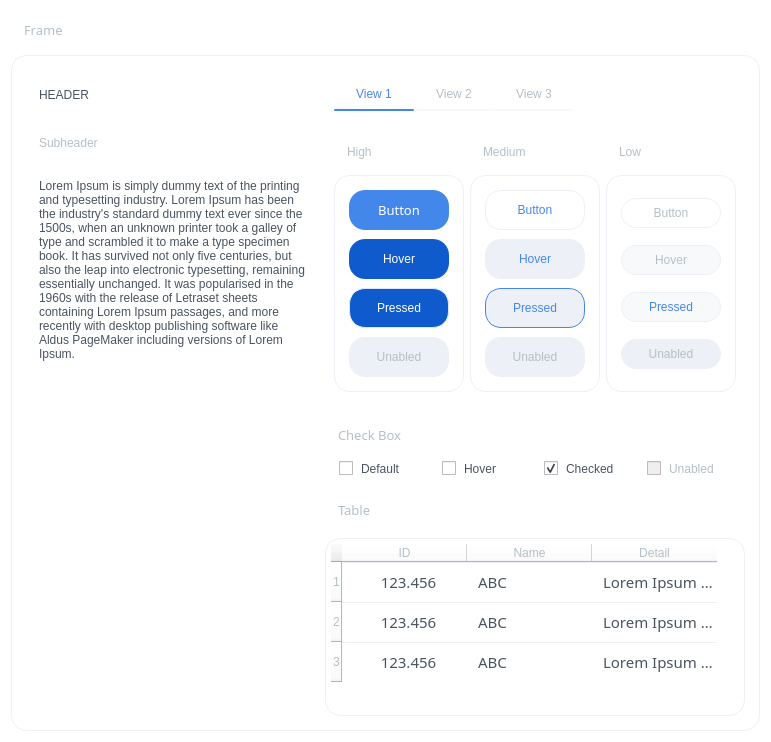
<?xml version="1.0" encoding="UTF-8"?>
<ui version="4.0">
 <class>Form</class>
 <widget class="QWidget" name="Form">
  <property name="geometry">
   <rect>
    <x>0</x>
    <y>0</y>
    <width>771</width>
    <height>742</height>
   </rect>
  </property>
  <property name="font">
   <font>
    <family>Montserrat</family>
    <weight>50</weight>
    <bold>false</bold>
   </font>
  </property>
  <property name="windowTitle">
   <string>Form</string>
  </property>
  <property name="styleSheet">
   <string notr="true">QWidget {
}

QFrame {
border: 1px solid #EDF0F6;
border-radius: 16px;

padding: 5px;
}

/*text*/
#text { 
font: 12pt &quot;Montserrat&quot;;
color: #4A535F;
border: 0px;
}

/*subheader*/
QLabel {
font: 63 10pt &quot;Montserrat SemiBold&quot;;
color: #B5BFC6;

border: 0px;
margin: 5px;
}

/*header*/
#header {
font: 20pt &quot;Montserrat SemiBold&quot;;
color: #4A535F;
border: 0px;
}

/*medium*/
QPushButton {
border-radius: 16px;
border: 1px solid #EDF0F6;
background-color: #FFF;
color: #4487EB;
font: 63 10pt &quot;Montserrat SemiBold&quot;;
}
QPushButton:hover, #hover {
background-color: #EDF0F6;
}
QPushButton:pressed, #pressed {
background-color: #EDF0F6;
border-color: #4487EB;
} 
QPushButton:!enabled {
background-color: #EDF0F6;
color: #B5BFC6;
}

/*high*/
#high_bttn, #high_hover, #high_pressed {
border-radius: 16px;
border: 0px;
background-color: #4487EB;
color: #FFF;
font: 63 10pt &quot;Montserrat SemiBold&quot;;
}
#high_bttn:hover, #high_hover {
background-color: #0F5BCD;
}
#high_bttn:pressed, #high_pressed {
background-color: #0F5BCD;
border: 1px solid #DAE7FB;
} 

/*low*/
#low_bttn, #low_hover, #low_pressed {
    border-radius: 15px;
	border: 1px solid #EDF0F6;
    background-color: #FFF;
    color: #B5BFC6;
    font: 63 10pt &quot;Montserrat Medium&quot;;
    }
#low_bttn:hover, #low_hover {
    background-color: #F8F9FB
    }
#low_bttn:pressed, #low_pressed {
 background-color: #F8F9FB;	
color: #4487EB;
} 
#low_unabled {
border-radius: 15px;
    font: 63 10pt &quot;Montserrat Medium&quot;;
}

/*Views*/
#view1, #view2, #view3 {
    border: 0px;
    background-color: #FFF;
    color: #B5BFC6;
    font: 63 10pt &quot;Montserrat Medium&quot;;
}
#view1:checked, #view2:checked, #view3:checked {
	color: #4487EB;
	font: 63 10pt &quot;Montserrat SemiBold&quot;;
} 
#underline1,#underline2,#underline3 {
border: 0px; 
border-radius: 1px;
background-color: #4487EB;
}
#underline1:!enabled,#underline2:!enabled,#underline3:!enabled {
background-color: #F8F9FB;
}


QCheckBox {
    color: #4A535F;
    font: 63 10pt &quot;Montserrat Medium&quot;;
	spacing: 8px;
}
QCheckBox:!enabled {
    color: #B5BFC6;
}
QCheckBox::indicator:unchecked {
	image: url(:/icons/Property 1=Default.svg);
}
QCheckBox::indicator:unchecked:hover {
	image: url(:/icons/Property 1=Hover.svg);
}
QCheckBox::indicator:checked {
	image: url(:/icons/Property 1=Checked.svg);
}
QCheckBox::indicator:!enabled {
	image: url(:/icons/Property 1=Not Enabled.svg);
}


QTableWidget {
font: 11pt &quot;Montserrat&quot;;
color: #4A535F;
selection-color: #4A535F;
background-color: #FFF;
outline: 0;
}
QHeaderView { 
font: 63 10pt &quot;Montserrat SemiBold&quot;;
color: #B5BFC6;
background-color:#FFF;  
border: 0px;
padding: 0px;
}
QHeaderView:checked {
    background-color: #4A535F;
}
QTableView::item {
	border-top: 1px solid #EDF0F6;  
	padding-left: 8px;
}
QTableView::item:hover {
    background-color: #F8F9FB;
}      



#Form {background-color: rgb(255, 255, 255);}

/*====================================================*/



</string>
  </property>
  <property name="locale">
   <locale language="English" country="UnitedStates"/>
  </property>
  <layout class="QVBoxLayout" name="verticalLayout_4">
   <item>
    <widget class="QLabel" name="label">
     <property name="sizePolicy">
      <sizepolicy hsizetype="Preferred" vsizetype="Fixed">
       <horstretch>0</horstretch>
       <verstretch>0</verstretch>
      </sizepolicy>
     </property>
     <property name="font">
      <font>
       <family>Montserrat SemiBold</family>
       <pointsize>10</pointsize>
       <weight>7</weight>
       <italic>false</italic>
       <bold>false</bold>
      </font>
     </property>
     <property name="text">
      <string>Frame</string>
     </property>
    </widget>
   </item>
   <item>
    <widget class="QFrame" name="frame">
     <property name="frameShape">
      <enum>QFrame::StyledPanel</enum>
     </property>
     <property name="frameShadow">
      <enum>QFrame::Raised</enum>
     </property>
     <layout class="QGridLayout" name="gridLayout_3">
      <item row="5" column="1">
       <layout class="QVBoxLayout" name="CheckBoxes">
        <property name="spacing">
         <number>4</number>
        </property>
        <item>
         <widget class="QLabel" name="label_5">
          <property name="sizePolicy">
           <sizepolicy hsizetype="Preferred" vsizetype="Fixed">
            <horstretch>0</horstretch>
            <verstretch>0</verstretch>
           </sizepolicy>
          </property>
          <property name="minimumSize">
           <size>
            <width>0</width>
            <height>50</height>
           </size>
          </property>
          <property name="font">
           <font>
            <family>Montserrat SemiBold</family>
            <pointsize>10</pointsize>
            <weight>7</weight>
            <italic>false</italic>
            <bold>false</bold>
           </font>
          </property>
          <property name="text">
           <string>Check Box</string>
          </property>
          <property name="alignment">
           <set>Qt::AlignBottom|Qt::AlignLeading|Qt::AlignLeft</set>
          </property>
         </widget>
        </item>
        <item>
         <layout class="QHBoxLayout" name="horizontalLayout_4">
          <property name="leftMargin">
           <number>14</number>
          </property>
          <item>
           <widget class="QCheckBox" name="checkBox">
            <property name="text">
             <string>Default</string>
            </property>
           </widget>
          </item>
          <item>
           <widget class="QCheckBox" name="checkBox_hover">
            <property name="text">
             <string>Hover</string>
            </property>
           </widget>
          </item>
          <item>
           <widget class="QCheckBox" name="checkBox_checked">
            <property name="text">
             <string>Checked</string>
            </property>
            <property name="checkable">
             <bool>true</bool>
            </property>
            <property name="checked">
             <bool>true</bool>
            </property>
           </widget>
          </item>
          <item>
           <widget class="QCheckBox" name="checkBox_unabled">
            <property name="enabled">
             <bool>false</bool>
            </property>
            <property name="text">
             <string>Unabled</string>
            </property>
           </widget>
          </item>
         </layout>
        </item>
       </layout>
      </item>
      <item row="1" column="1">
       <layout class="QHBoxLayout" name="horizontalLayout_3">
        <item>
         <widget class="QWidget" name="Views_2" native="true">
          <property name="sizePolicy">
           <sizepolicy hsizetype="Preferred" vsizetype="Fixed">
            <horstretch>0</horstretch>
            <verstretch>0</verstretch>
           </sizepolicy>
          </property>
          <layout class="QVBoxLayout" name="Views">
           <property name="spacing">
            <number>0</number>
           </property>
           <item>
            <layout class="QHBoxLayout" name="horizontalLayout">
             <item>
              <widget class="QPushButton" name="view1">
               <property name="minimumSize">
                <size>
                 <width>80</width>
                 <height>30</height>
                </size>
               </property>
               <property name="text">
                <string>View 1</string>
               </property>
               <property name="checkable">
                <bool>true</bool>
               </property>
               <property name="checked">
                <bool>true</bool>
               </property>
               <property name="autoExclusive">
                <bool>true</bool>
               </property>
              </widget>
             </item>
             <item>
              <widget class="QPushButton" name="view2">
               <property name="minimumSize">
                <size>
                 <width>80</width>
                 <height>30</height>
                </size>
               </property>
               <property name="text">
                <string>View 2</string>
               </property>
               <property name="checkable">
                <bool>true</bool>
               </property>
               <property name="autoExclusive">
                <bool>true</bool>
               </property>
              </widget>
             </item>
             <item>
              <widget class="QPushButton" name="view3">
               <property name="minimumSize">
                <size>
                 <width>80</width>
                 <height>30</height>
                </size>
               </property>
               <property name="text">
                <string>View 3</string>
               </property>
               <property name="checkable">
                <bool>true</bool>
               </property>
               <property name="autoExclusive">
                <bool>true</bool>
               </property>
              </widget>
             </item>
            </layout>
           </item>
           <item>
            <layout class="QHBoxLayout" name="horizontalLayout_2">
             <item>
              <widget class="QWidget" name="underline1" native="true">
               <property name="sizePolicy">
                <sizepolicy hsizetype="Preferred" vsizetype="Fixed">
                 <horstretch>0</horstretch>
                 <verstretch>0</verstretch>
                </sizepolicy>
               </property>
               <property name="minimumSize">
                <size>
                 <width>0</width>
                 <height>2</height>
                </size>
               </property>
               <property name="maximumSize">
                <size>
                 <width>16777215</width>
                 <height>2</height>
                </size>
               </property>
              </widget>
             </item>
             <item>
              <widget class="QWidget" name="underline2" native="true">
               <property name="enabled">
                <bool>false</bool>
               </property>
               <property name="sizePolicy">
                <sizepolicy hsizetype="Preferred" vsizetype="Fixed">
                 <horstretch>0</horstretch>
                 <verstretch>0</verstretch>
                </sizepolicy>
               </property>
               <property name="minimumSize">
                <size>
                 <width>0</width>
                 <height>2</height>
                </size>
               </property>
               <property name="maximumSize">
                <size>
                 <width>16777215</width>
                 <height>2</height>
                </size>
               </property>
              </widget>
             </item>
             <item>
              <widget class="QWidget" name="underline3" native="true">
               <property name="enabled">
                <bool>false</bool>
               </property>
               <property name="sizePolicy">
                <sizepolicy hsizetype="Preferred" vsizetype="Fixed">
                 <horstretch>0</horstretch>
                 <verstretch>0</verstretch>
                </sizepolicy>
               </property>
               <property name="minimumSize">
                <size>
                 <width>0</width>
                 <height>2</height>
                </size>
               </property>
               <property name="maximumSize">
                <size>
                 <width>16777215</width>
                 <height>2</height>
                </size>
               </property>
              </widget>
             </item>
            </layout>
           </item>
          </layout>
         </widget>
        </item>
        <item>
         <spacer name="horizontalSpacer">
          <property name="orientation">
           <enum>Qt::Horizontal</enum>
          </property>
          <property name="sizeHint" stdset="0">
           <size>
            <width>40</width>
            <height>20</height>
           </size>
          </property>
         </spacer>
        </item>
       </layout>
      </item>
      <item row="2" column="1" rowspan="3">
       <widget class="QWidget" name="widget" native="true">
        <layout class="QGridLayout" name="gridLayout_2">
         <item row="0" column="2">
          <widget class="QLabel" name="label_4">
           <property name="sizePolicy">
            <sizepolicy hsizetype="Preferred" vsizetype="Fixed">
             <horstretch>0</horstretch>
             <verstretch>0</verstretch>
            </sizepolicy>
           </property>
           <property name="text">
            <string>Low</string>
           </property>
          </widget>
         </item>
         <item row="0" column="1">
          <widget class="QLabel" name="label_3">
           <property name="sizePolicy">
            <sizepolicy hsizetype="Preferred" vsizetype="Fixed">
             <horstretch>0</horstretch>
             <verstretch>0</verstretch>
            </sizepolicy>
           </property>
           <property name="text">
            <string>Medium</string>
           </property>
          </widget>
         </item>
         <item row="0" column="0">
          <widget class="QLabel" name="label_2">
           <property name="sizePolicy">
            <sizepolicy hsizetype="Preferred" vsizetype="Fixed">
             <horstretch>0</horstretch>
             <verstretch>0</verstretch>
            </sizepolicy>
           </property>
           <property name="text">
            <string>High</string>
           </property>
          </widget>
         </item>
         <item row="1" column="0">
          <widget class="QFrame" name="frame_2">
           <property name="frameShape">
            <enum>QFrame::StyledPanel</enum>
           </property>
           <property name="frameShadow">
            <enum>QFrame::Raised</enum>
           </property>
           <layout class="QVBoxLayout" name="verticalLayout">
            <property name="spacing">
             <number>9</number>
            </property>
            <item>
             <widget class="QPushButton" name="high_bttn">
              <property name="sizePolicy">
               <sizepolicy hsizetype="Fixed" vsizetype="Fixed">
                <horstretch>0</horstretch>
                <verstretch>0</verstretch>
               </sizepolicy>
              </property>
              <property name="minimumSize">
               <size>
                <width>100</width>
                <height>40</height>
               </size>
              </property>
              <property name="font">
               <font>
                <family>Montserrat SemiBold</family>
                <pointsize>10</pointsize>
                <weight>7</weight>
                <italic>false</italic>
                <bold>false</bold>
                <strikeout>false</strikeout>
                <stylestrategy>PreferDefault</stylestrategy>
                <kerning>true</kerning>
               </font>
              </property>
              <property name="cursor">
               <cursorShape>PointingHandCursor</cursorShape>
              </property>
              <property name="mouseTracking">
               <bool>false</bool>
              </property>
              <property name="layoutDirection">
               <enum>Qt::LeftToRight</enum>
              </property>
              <property name="autoFillBackground">
               <bool>false</bool>
              </property>
              <property name="text">
               <string>Button</string>
              </property>
              <property name="icon">
               <iconset resource="../VisPill/app/template/icons/src.qrc">
                <normaloff>:/icons/icn play .icn-sm.svg</normaloff>:/icons/icn play .icn-sm.svg</iconset>
              </property>
              <property name="iconSize">
               <size>
                <width>10</width>
                <height>10</height>
               </size>
              </property>
             </widget>
            </item>
            <item>
             <widget class="QPushButton" name="high_hover">
              <property name="sizePolicy">
               <sizepolicy hsizetype="Fixed" vsizetype="Fixed">
                <horstretch>0</horstretch>
                <verstretch>0</verstretch>
               </sizepolicy>
              </property>
              <property name="minimumSize">
               <size>
                <width>100</width>
                <height>40</height>
               </size>
              </property>
              <property name="cursor">
               <cursorShape>PointingHandCursor</cursorShape>
              </property>
              <property name="text">
               <string>Hover</string>
              </property>
              <property name="icon">
               <iconset resource="../VisPill/app/template/icons/src.qrc">
                <normaloff>:/icons/icn play .icn-sm.svg</normaloff>:/icons/icn play .icn-sm.svg</iconset>
              </property>
              <property name="iconSize">
               <size>
                <width>10</width>
                <height>10</height>
               </size>
              </property>
             </widget>
            </item>
            <item>
             <widget class="QPushButton" name="high_pressed">
              <property name="sizePolicy">
               <sizepolicy hsizetype="Fixed" vsizetype="Fixed">
                <horstretch>0</horstretch>
                <verstretch>0</verstretch>
               </sizepolicy>
              </property>
              <property name="minimumSize">
               <size>
                <width>100</width>
                <height>40</height>
               </size>
              </property>
              <property name="cursor">
               <cursorShape>PointingHandCursor</cursorShape>
              </property>
              <property name="text">
               <string>Pressed</string>
              </property>
              <property name="icon">
               <iconset resource="../VisPill/app/template/icons/src.qrc">
                <normaloff>:/icons/icn play .icn-sm.svg</normaloff>:/icons/icn play .icn-sm.svg</iconset>
              </property>
              <property name="iconSize">
               <size>
                <width>10</width>
                <height>10</height>
               </size>
              </property>
             </widget>
            </item>
            <item>
             <widget class="QPushButton" name="pushButton_4">
              <property name="enabled">
               <bool>false</bool>
              </property>
              <property name="sizePolicy">
               <sizepolicy hsizetype="Fixed" vsizetype="Fixed">
                <horstretch>0</horstretch>
                <verstretch>0</verstretch>
               </sizepolicy>
              </property>
              <property name="minimumSize">
               <size>
                <width>100</width>
                <height>40</height>
               </size>
              </property>
              <property name="cursor">
               <cursorShape>PointingHandCursor</cursorShape>
              </property>
              <property name="text">
               <string>Unabled</string>
              </property>
              <property name="iconSize">
               <size>
                <width>10</width>
                <height>10</height>
               </size>
              </property>
             </widget>
            </item>
           </layout>
          </widget>
         </item>
         <item row="1" column="1">
          <widget class="QFrame" name="frame_3">
           <property name="frameShape">
            <enum>QFrame::StyledPanel</enum>
           </property>
           <property name="frameShadow">
            <enum>QFrame::Raised</enum>
           </property>
           <layout class="QVBoxLayout" name="verticalLayout_2">
            <property name="spacing">
             <number>9</number>
            </property>
            <item>
             <widget class="QPushButton" name="pushButton_5">
              <property name="sizePolicy">
               <sizepolicy hsizetype="Fixed" vsizetype="Fixed">
                <horstretch>0</horstretch>
                <verstretch>0</verstretch>
               </sizepolicy>
              </property>
              <property name="minimumSize">
               <size>
                <width>100</width>
                <height>40</height>
               </size>
              </property>
              <property name="cursor">
               <cursorShape>PointingHandCursor</cursorShape>
              </property>
              <property name="text">
               <string>Button</string>
              </property>
             </widget>
            </item>
            <item>
             <widget class="QPushButton" name="hover">
              <property name="sizePolicy">
               <sizepolicy hsizetype="Fixed" vsizetype="Fixed">
                <horstretch>0</horstretch>
                <verstretch>0</verstretch>
               </sizepolicy>
              </property>
              <property name="minimumSize">
               <size>
                <width>100</width>
                <height>40</height>
               </size>
              </property>
              <property name="cursor">
               <cursorShape>PointingHandCursor</cursorShape>
              </property>
              <property name="text">
               <string>Hover</string>
              </property>
             </widget>
            </item>
            <item>
             <widget class="QPushButton" name="pressed">
              <property name="sizePolicy">
               <sizepolicy hsizetype="Fixed" vsizetype="Fixed">
                <horstretch>0</horstretch>
                <verstretch>0</verstretch>
               </sizepolicy>
              </property>
              <property name="minimumSize">
               <size>
                <width>100</width>
                <height>40</height>
               </size>
              </property>
              <property name="cursor">
               <cursorShape>PointingHandCursor</cursorShape>
              </property>
              <property name="text">
               <string>Pressed</string>
              </property>
             </widget>
            </item>
            <item>
             <widget class="QPushButton" name="pushButton_8">
              <property name="enabled">
               <bool>false</bool>
              </property>
              <property name="sizePolicy">
               <sizepolicy hsizetype="Fixed" vsizetype="Fixed">
                <horstretch>0</horstretch>
                <verstretch>0</verstretch>
               </sizepolicy>
              </property>
              <property name="minimumSize">
               <size>
                <width>100</width>
                <height>40</height>
               </size>
              </property>
              <property name="cursor">
               <cursorShape>PointingHandCursor</cursorShape>
              </property>
              <property name="text">
               <string>Unabled</string>
              </property>
             </widget>
            </item>
           </layout>
          </widget>
         </item>
         <item row="1" column="2">
          <widget class="QFrame" name="frame_4">
           <property name="frameShape">
            <enum>QFrame::StyledPanel</enum>
           </property>
           <property name="frameShadow">
            <enum>QFrame::Raised</enum>
           </property>
           <layout class="QVBoxLayout" name="verticalLayout_3">
            <property name="spacing">
             <number>9</number>
            </property>
            <item>
             <widget class="QPushButton" name="low_bttn">
              <property name="sizePolicy">
               <sizepolicy hsizetype="Fixed" vsizetype="Fixed">
                <horstretch>0</horstretch>
                <verstretch>0</verstretch>
               </sizepolicy>
              </property>
              <property name="minimumSize">
               <size>
                <width>100</width>
                <height>30</height>
               </size>
              </property>
              <property name="cursor">
               <cursorShape>PointingHandCursor</cursorShape>
              </property>
              <property name="text">
               <string>Button</string>
              </property>
             </widget>
            </item>
            <item>
             <widget class="QPushButton" name="low_hover">
              <property name="sizePolicy">
               <sizepolicy hsizetype="Fixed" vsizetype="Fixed">
                <horstretch>0</horstretch>
                <verstretch>0</verstretch>
               </sizepolicy>
              </property>
              <property name="minimumSize">
               <size>
                <width>100</width>
                <height>30</height>
               </size>
              </property>
              <property name="cursor">
               <cursorShape>PointingHandCursor</cursorShape>
              </property>
              <property name="text">
               <string>Hover</string>
              </property>
             </widget>
            </item>
            <item>
             <widget class="QPushButton" name="low_pressed">
              <property name="sizePolicy">
               <sizepolicy hsizetype="Fixed" vsizetype="Fixed">
                <horstretch>0</horstretch>
                <verstretch>0</verstretch>
               </sizepolicy>
              </property>
              <property name="minimumSize">
               <size>
                <width>100</width>
                <height>30</height>
               </size>
              </property>
              <property name="cursor">
               <cursorShape>PointingHandCursor</cursorShape>
              </property>
              <property name="text">
               <string>Pressed</string>
              </property>
             </widget>
            </item>
            <item>
             <widget class="QPushButton" name="low_unabled">
              <property name="enabled">
               <bool>false</bool>
              </property>
              <property name="sizePolicy">
               <sizepolicy hsizetype="Fixed" vsizetype="Fixed">
                <horstretch>0</horstretch>
                <verstretch>0</verstretch>
               </sizepolicy>
              </property>
              <property name="minimumSize">
               <size>
                <width>100</width>
                <height>30</height>
               </size>
              </property>
              <property name="cursor">
               <cursorShape>PointingHandCursor</cursorShape>
              </property>
              <property name="text">
               <string>Unabled</string>
              </property>
             </widget>
            </item>
           </layout>
          </widget>
         </item>
        </layout>
       </widget>
      </item>
      <item row="2" column="0">
       <widget class="QLabel" name="subheader">
        <property name="sizePolicy">
         <sizepolicy hsizetype="Preferred" vsizetype="Fixed">
          <horstretch>0</horstretch>
          <verstretch>0</verstretch>
         </sizepolicy>
        </property>
        <property name="text">
         <string>Subheader</string>
        </property>
       </widget>
      </item>
      <item row="1" column="0">
       <widget class="QLabel" name="header">
        <property name="sizePolicy">
         <sizepolicy hsizetype="Preferred" vsizetype="Fixed">
          <horstretch>0</horstretch>
          <verstretch>0</verstretch>
         </sizepolicy>
        </property>
        <property name="text">
         <string>HEADER</string>
        </property>
       </widget>
      </item>
      <item row="6" column="1">
       <layout class="QVBoxLayout" name="Table">
        <item>
         <widget class="QLabel" name="label_6">
          <property name="sizePolicy">
           <sizepolicy hsizetype="Preferred" vsizetype="Fixed">
            <horstretch>0</horstretch>
            <verstretch>0</verstretch>
           </sizepolicy>
          </property>
          <property name="minimumSize">
           <size>
            <width>0</width>
            <height>50</height>
           </size>
          </property>
          <property name="font">
           <font>
            <family>Montserrat SemiBold</family>
            <pointsize>10</pointsize>
            <weight>7</weight>
            <italic>false</italic>
            <bold>false</bold>
           </font>
          </property>
          <property name="text">
           <string>Table</string>
          </property>
          <property name="alignment">
           <set>Qt::AlignBottom|Qt::AlignLeading|Qt::AlignLeft</set>
          </property>
         </widget>
        </item>
        <item>
         <widget class="QTableWidget" name="tableWidget">
          <property name="font">
           <font>
            <family>Montserrat</family>
            <pointsize>11</pointsize>
            <weight>50</weight>
            <italic>false</italic>
            <bold>false</bold>
           </font>
          </property>
          <property name="editTriggers">
           <set>QAbstractItemView::NoEditTriggers</set>
          </property>
          <property name="verticalScrollMode">
           <enum>QAbstractItemView::ScrollPerPixel</enum>
          </property>
          <property name="horizontalScrollMode">
           <enum>QAbstractItemView::ScrollPerPixel</enum>
          </property>
          <property name="showGrid">
           <bool>false</bool>
          </property>
          <attribute name="horizontalHeaderVisible">
           <bool>true</bool>
          </attribute>
          <attribute name="horizontalHeaderDefaultSectionSize">
           <number>125</number>
          </attribute>
          <attribute name="horizontalHeaderHighlightSections">
           <bool>false</bool>
          </attribute>
          <attribute name="horizontalHeaderMinimumSectionSize">
           <number>100</number>
          </attribute>
          <attribute name="verticalHeaderDefaultSectionSize">
           <number>40</number>
          </attribute>
          <attribute name="verticalHeaderHighlightSections">
           <bool>false</bool>
          </attribute>
          <attribute name="verticalHeaderMinimumSectionSize">
           <number>40</number>
          </attribute>
          <row>
           <property name="text">
            <string>1</string>
           </property>
          </row>
          <row>
           <property name="text">
            <string>2</string>
           </property>
          </row>
          <row>
           <property name="text">
            <string>3</string>
           </property>
          </row>
          <column>
           <property name="text">
            <string>ID</string>
           </property>
          </column>
          <column>
           <property name="text">
            <string>Name</string>
           </property>
          </column>
          <column>
           <property name="text">
            <string>Detail</string>
           </property>
          </column>
          <item row="0" column="0">
           <property name="text">
            <string>123.456</string>
           </property>
           <property name="textAlignment">
            <set>AlignCenter</set>
           </property>
          </item>
          <item row="0" column="1">
           <property name="text">
            <string>ABC</string>
           </property>
          </item>
          <item row="0" column="2">
           <property name="text">
            <string>Lorem Ipsum is simply dummy text of the printing and typesetting industry.</string>
           </property>
          </item>
          <item row="1" column="0">
           <property name="text">
            <string>123.456</string>
           </property>
           <property name="textAlignment">
            <set>AlignCenter</set>
           </property>
          </item>
          <item row="1" column="1">
           <property name="text">
            <string>ABC</string>
           </property>
          </item>
          <item row="1" column="2">
           <property name="text">
            <string>Lorem Ipsum is simply dummy text of the printing and typesetting industry.</string>
           </property>
          </item>
          <item row="2" column="0">
           <property name="text">
            <string>123.456</string>
           </property>
           <property name="textAlignment">
            <set>AlignCenter</set>
           </property>
          </item>
          <item row="2" column="1">
           <property name="text">
            <string>ABC</string>
           </property>
          </item>
          <item row="2" column="2">
           <property name="text">
            <string>Lorem Ipsum is simply dummy text of the printing and typesetting industry.</string>
           </property>
          </item>
         </widget>
        </item>
       </layout>
      </item>
      <item row="3" column="0" rowspan="4">
       <widget class="QLabel" name="text">
        <property name="text">
         <string>Lorem Ipsum is simply dummy text of the printing and typesetting industry. Lorem Ipsum has been the industry's standard dummy text ever since the 1500s, when an unknown printer took a galley of type and scrambled it to make a type specimen book. It has survived not only five centuries, but also the leap into electronic typesetting, remaining essentially unchanged. It was popularised in the 1960s with the release of Letraset sheets containing Lorem Ipsum passages, and more recently with desktop publishing software like Aldus PageMaker including versions of Lorem Ipsum.</string>
        </property>
        <property name="scaledContents">
         <bool>false</bool>
        </property>
        <property name="alignment">
         <set>Qt::AlignLeading|Qt::AlignLeft|Qt::AlignTop</set>
        </property>
        <property name="wordWrap">
         <bool>true</bool>
        </property>
       </widget>
      </item>
     </layout>
    </widget>
   </item>
  </layout>
 </widget>
 <resources>
  <include location="../VisPill/app/template/icons/src.qrc"/>
 </resources>
 <connections>
  <connection>
   <sender>view1</sender>
   <signal>toggled(bool)</signal>
   <receiver>underline1</receiver>
   <slot>setEnabled(bool)</slot>
   <hints>
    <hint type="sourcelabel">
     <x>573</x>
     <y>107</y>
    </hint>
    <hint type="destinationlabel">
     <x>573</x>
     <y>126</y>
    </hint>
   </hints>
  </connection>
  <connection>
   <sender>view2</sender>
   <signal>toggled(bool)</signal>
   <receiver>underline2</receiver>
   <slot>setEnabled(bool)</slot>
   <hints>
    <hint type="sourcelabel">
     <x>659</x>
     <y>107</y>
    </hint>
    <hint type="destinationlabel">
     <x>659</x>
     <y>126</y>
    </hint>
   </hints>
  </connection>
  <connection>
   <sender>view3</sender>
   <signal>toggled(bool)</signal>
   <receiver>underline3</receiver>
   <slot>setEnabled(bool)</slot>
   <hints>
    <hint type="sourcelabel">
     <x>745</x>
     <y>107</y>
    </hint>
    <hint type="destinationlabel">
     <x>745</x>
     <y>126</y>
    </hint>
   </hints>
  </connection>
 </connections>
</ui>
